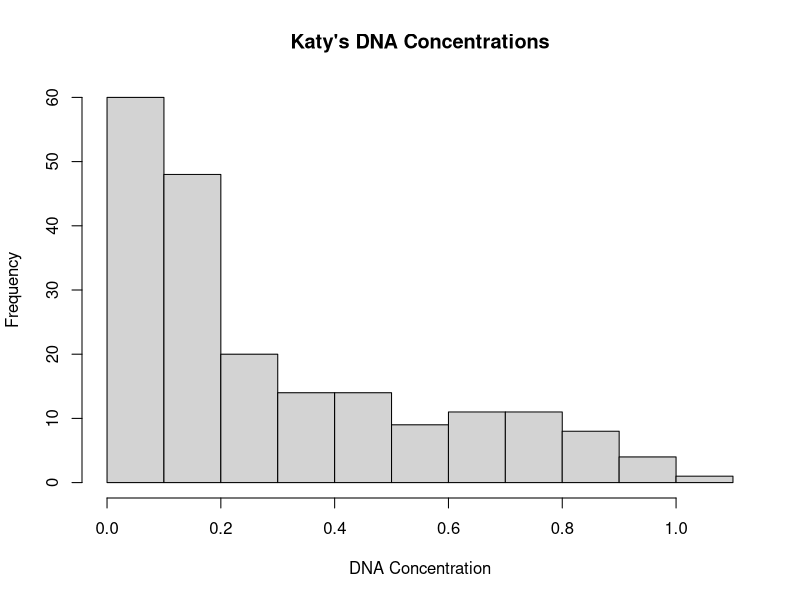
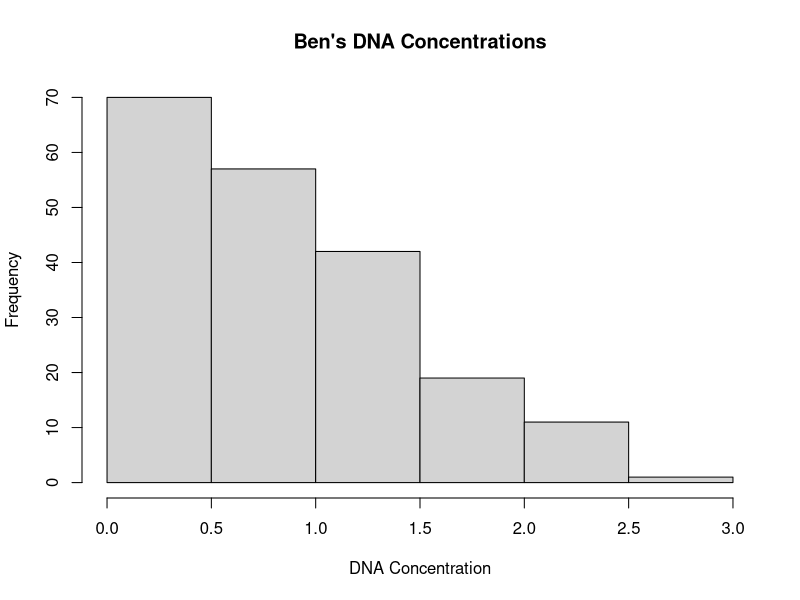
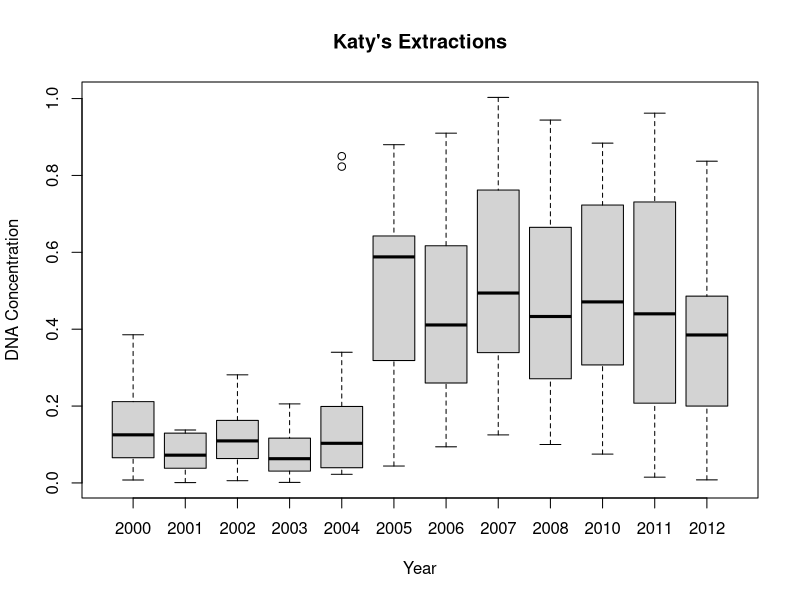
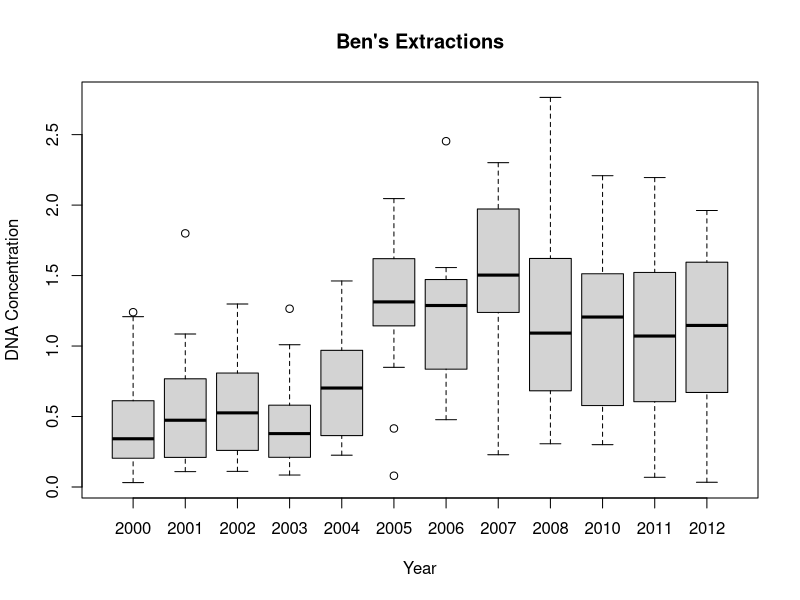

Recreate these plots in R, in order.

df <- read.csv("DNA_Conc_by_Extraction_Date.csv")
head(df)
## This is q1
hist(df$DNA_Concentration_Katy, xlab = "DNA Concentration", main = "Katy's DNA Concentrations")
hist(df$DNA_Concentration_Ben, xlab = "DNA Concentration", main = "Ben's DNA Concentrations")
## This is q2 --- Make sure to clean these up before turning them in. 
png("./MILLAR_Plot1.png")
plot(x = (as.factor(df$Year_Collected)), y = df$DNA_Concentration_Katy , xlab = "Year", ylab = "DNA Concentration", main = "Katy's Extractions")
dev.off()
png("./MILLAR_Plot2.png")
plot(x = (as.factor(df$Year_Collected)), y = df$DNA_Concentration_Ben , xlab = "Year", ylab = "DNA Concentration", main = "Ben's Extractions")
dev.off()
## Q3 was added ^^^
 
##Q4 visualization

##Q4 real question

##Q5




